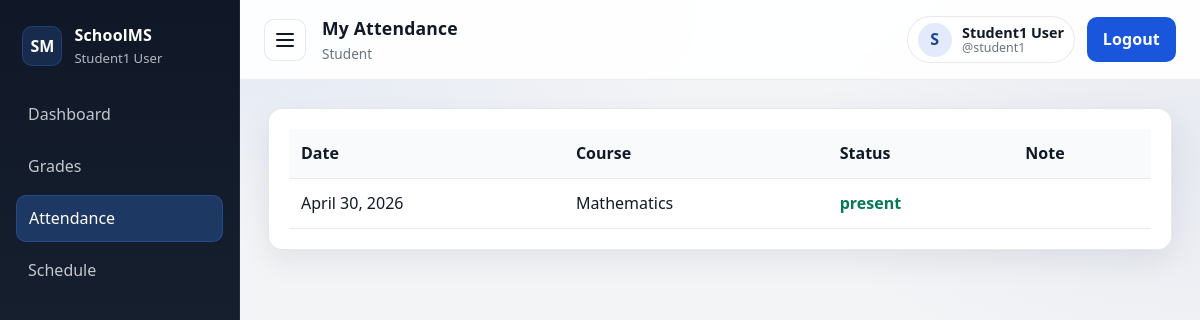
Screenshot of /student/attendance/ (signed in) with the database file from the repository.
### accounts/models.py (models this page shows, shortened)
class User(AbstractUser):
    ROLES = [
        ('admin', 'Administrator'),
        ('teacher', 'Teacher'),
        ('student', 'Student'),
        ('parent', 'Parent'),
    ]
    role = models.CharField(max_length=20, choices=ROLES, default='student')

### courses/models.py (models this page shows, shortened)
class Attendance(models.Model):
    STATUS = [('present', 'Present'), ('absent', 'Absent'), ('late', 'Late')]
    attendance_id = models.AutoField(primary_key=True)
    student = models.ForeignKey(Student, on_delete=models.CASCADE)
    course = models.ForeignKey(Course, on_delete=models.CASCADE)
    date = models.DateField()
    status = models.CharField(max_length=10, choices=STATUS)
    note = models.TextField(blank=True)
    class Meta:
        unique_together = ('student', 'course', 'date')

class Course(models.Model):
    course_id = models.CharField(max_length=20, unique=True)
    name = models.CharField(max_length=100)
    credits = models.IntegerField()
    teacher = models.ForeignKey(Teacher, on_delete=models.SET_NULL, null=True)
    class_group = models.ForeignKey(ClassGroup, on_delete=models.SET_NULL, null=True)

### accounts/decorators.py (the view)
        def _wrapped_view(request, *args, **kwargs):
            if not request.user.is_authenticated:
                return redirect('login')
            if getattr(request.user, 'is_superuser', False):
                return view_func(request, *args, **kwargs)
            if request.user.role not in allowed_roles:
                return redirect('login')
            return view_func(request, *args, **kwargs)

### dashboard/views.py (called while the page is built)
@login_required
@role_required('student')
def student_attendance(request):
    student = get_object_or_404(Student, user=request.user)
    records = Attendance.objects.filter(student=student).select_related('course').order_by('-date')
    return render(request, 'student/attendance.html', {'records': records})

### templates/student/attendance.html
{% extends 'base_dashboard.html' %}
{% block page_title %}My Attendance{% endblock %}
{% block content %}
<div class="card">
    <table class="table">
        <thead><tr><th>Date</th><th>Course</th><th>Status</th><th>Note</th></tr></thead>
        <tbody>
        {% for r in records %}
        <tr><td>{{ r.date }}</td><td>{{ r.course.name }}</td><td><span class="badge-{{ r.status }}">{{ r.status }}</span></td><td>{{ r.note }}</td></tr>
        {% endfor %}
        </tbody>
    </table>
</div>
{% endblock %}

### templates/base_dashboard.html (shortened to what this page needs)
{% load static %}
<!DOCTYPE html>
<html lang="en">
<head>
    <link rel="stylesheet" href="{% static 'css/style.css' %}">
</head>
<body>
<div class="layout">
    <aside class="sidebar" id="sidebar">
        <div class="logo">
            <div class="logo-mark">SM</div>
            <div class="logo-text">
                <div class="logo-title">SchoolMS</div>
                <div class="logo-subtitle">{{ user.get_full_name|default:user.username }}</div>
            </div>
        </div>
        <nav>
            {% if user.role == 'admin' or user.is_superuser or user.is_staff %}
            <a class="{% if request.path == '/admin-panel/' %}active{% endif %}" href="{% url 'admin_panel_dashboard' %}">Dashboard</a>
            <a class="{% if request.path|slice:':18' == '/admin-panel/users' %}active{% endif %}" href="{% url 'admin_users' %}">Users</a>
            <a class="{% if request.path|slice:':20' == '/admin-panel/classes' %}active{% endif %}" href="{% url 'admin_classes' %}">Classes</a>
            <a class="{% if request.path|slice:':21' == '/admin-panel/subjects' %}active{% endif %}" href="{% url 'admin_subjects' %}">Subjects</a>
            <a class="{% if request.path|slice:':20' == '/admin-panel/reports' %}active{% endif %}" href="{% url 'admin_reports' %}">Reports</a>
            <a href="http://localhost/phpmyadmin/" target="_blank" rel="noopener noreferrer">Database</a>
            {% elif user.role == 'student' %}
            <a class="{% if request.path == '/student/' %}active{% endif %}" href="{% url 'student_dashboard' %}">Dashboard</a>
            <a class="{% if request.path|slice:':15' == '/student/grades' %}active{% endif %}" href="{% url 'student_grades' %}">Grades</a>
            <a class="{% if request.path|slice:':19' == '/student/attendance' %}active{% endif %}" href="{% url 'student_attendance' %}">Attendance</a>
            <a class="{% if request.path|slice:':17' == '/student/schedule' %}active{% endif %}" href="{% url 'student_schedule' %}">Schedule</a>
            {% endif %}
        </nav>
    </aside>
    <section class="main">
        <header class="topbar">
            <div class="topbar-left">
                <button class="icon-btn" id="sidebar-toggle" type="button" aria-label="Toggle sidebar">
                    <span class="hamburger"></span>
                </button>
                <div class="topbar-title">
                    <h1>{% block page_title %}Dashboard{% endblock %}</h1>
                    <div class="topbar-meta">
                        {% if user.is_superuser or user.is_staff %}Admin{% else %}{{ user.role|title }}{% endif %}
                    </div>
                </div>
            </div>
            <div class="topbar-right">
                <div class="user-pill">
                    <div class="avatar" aria-hidden="true">{{ user.username|slice:":1"|upper }}</div>
                    <div class="user-pill-text">
                        <div class="user-name">{{ user.get_full_name|default:user.username }}</div>
                        <div class="user-username">@{{ user.username }}</div>
                    </div>
                </div>
                <a class="btn btn-primary" href="{% url 'logout' %}">Logout</a>
            </div>
        </header>
        <div class="content-wrap">
            {% block content %}{% endblock %}
        </div>
    </section>
</div>
</body>
</html>

### static/css/style.css (style rules this page uses)
:root { --primary: #1a56db; --primary-dark: #1e429f; --secondary: #f3f4f6; --text: #111827; --text-muted: #6b7280; --border: #e5e7eb; --surface: #ffffff; --shadow: 0 10px 30px rgba(17, 24, 39, .08); --success: #057a55; --danger: #c81e1e; --warning: #c27803; --sidebar-bg: #1e2939; --sidebar-text: #d1d5db; --sidebar-active: #3b82f6; }
* { box-sizing: border-box; }
html, body { height: 100%; }
body { margin: 0; font-family: ui-sans-serif, system-ui, -apple-system, "Segoe UI", Roboto, Arial, "Noto Sans", "Liberation Sans", sans-serif; background: radial-gradient(1200px 600px at 20% 0%, rgba(26, 86, 219, .08), transparent 40%), radial-gradient(900px 500px at 100% 20%, rgba(30, 66, 159, .06), transparent 45%), var(--secondary); color: var(--text); line-height: 1.45; }
a { color: inherit; }
.layout { display: flex; min-height: 100vh; }
.sidebar { width: 240px; background: linear-gradient(180deg, #101827, var(--sidebar-bg)); color: var(--sidebar-text); padding: 1rem; position: fixed; top: 0; left: 0; bottom: 0; border-right: 1px solid rgba(255,255,255,.06); }
.sidebar .logo { display: flex; align-items: center; gap: .75rem; margin-bottom: 1rem; padding: .5rem .4rem; }
.logo-mark { width: 40px; height: 40px; border-radius: 10px; display: grid; place-items: center; font-weight: 800; background: rgba(59, 130, 246, .18); color: #fff; border: 1px solid rgba(59, 130, 246, .25); }
.logo-title { font-weight: 800; color: #fff; letter-spacing: .2px; }
.logo-subtitle { font-size: .82rem; color: rgba(209,213,219,.85); margin-top: 2px; }
.sidebar nav a { display: flex; align-items: center; gap: .6rem; color: rgba(209,213,219,.92); text-decoration: none; padding: .7rem .75rem; border-radius: 10px; margin-bottom: .35rem; transition: background .15s ease, color .15s ease, transform .15s ease; }
.sidebar nav a.active { background: rgba(59, 130, 246, .28); color: #fff; border: 1px solid rgba(59,130,246,.25); }
.main { margin-left: 240px; width: calc(100% - 240px); }
.topbar { background: rgba(255,255,255,.92); backdrop-filter: blur(10px); padding: 1rem 1.5rem; border-bottom: 1px solid rgba(229,231,235,.8); display: flex; align-items: center; justify-content: space-between; position: sticky; top: 0; z-index: 5; }
.topbar-left { display: flex; align-items: center; gap: 1rem; }
.topbar-title h1 { font-size: 1.1rem; margin: 0; letter-spacing: .2px; }
.topbar-meta { font-size: .85rem; color: var(--text-muted); margin-top: 2px; }
.topbar-right { display: flex; align-items: center; gap: .75rem; }
.user-pill { display: flex; align-items: center; gap: .65rem; padding: .35rem .6rem; border: 1px solid rgba(229,231,235,.9); border-radius: 999px; background: #fff; }
.avatar { width: 34px; height: 34px; border-radius: 999px; display: grid; place-items: center; font-weight: 800; background: rgba(26,86,219,.12); color: var(--primary-dark); }
.user-name { font-size: .9rem; font-weight: 700; line-height: 1.1; }
.user-username { font-size: .78rem; color: var(--text-muted); line-height: 1.1; }
.content-wrap { max-width: 1200px; padding: 1.75rem; margin: 0 auto; }
.card { background: var(--surface); border: 1px solid rgba(229,231,235,.95); border-radius: 14px; padding: 1.25rem 1.25rem; margin-bottom: 1rem; box-shadow: var(--shadow); }
.btn { border: 1px solid transparent; padding: .6rem .95rem; border-radius: 10px; text-decoration: none; display: inline-flex; align-items: center; justify-content: center; gap: .4rem; cursor: pointer; font-weight: 700; letter-spacing: .1px; transition: transform .12s ease, box-shadow .12s ease, background .12s ease, border-color .12s ease; }
.btn-primary { background: var(--primary); color: #fff; }
.icon-btn { border: 1px solid rgba(229,231,235,.95); background: #fff; border-radius: 10px; width: 42px; height: 42px; display: grid; place-items: center; cursor: pointer; }
.hamburger, .hamburger::before, .hamburger::after { content: ""; display: block; width: 18px; height: 2px; background: #111827; border-radius: 3px; position: relative; }
.hamburger::before { position: absolute; top: -6px; left: 0; }
.hamburger::after { position: absolute; top: 6px; left: 0; }
.table { width: 100%; border-collapse: collapse; }
.table th, .table td { border-bottom: 1px solid rgba(229,231,235,.85); padding: .8rem .75rem; text-align: left; vertical-align: top; }
.table thead th { background: #f9fafb; position: sticky; top: 70px; z-index: 2; }
.badge-present { color: var(--success); font-weight: 700; }

### rows the page displays
User: get_full_name "Student1 User", role "Student", username "S", username "student1"
Attendance: date "April 30, 2026", course.name "Mathematics", status "present"
